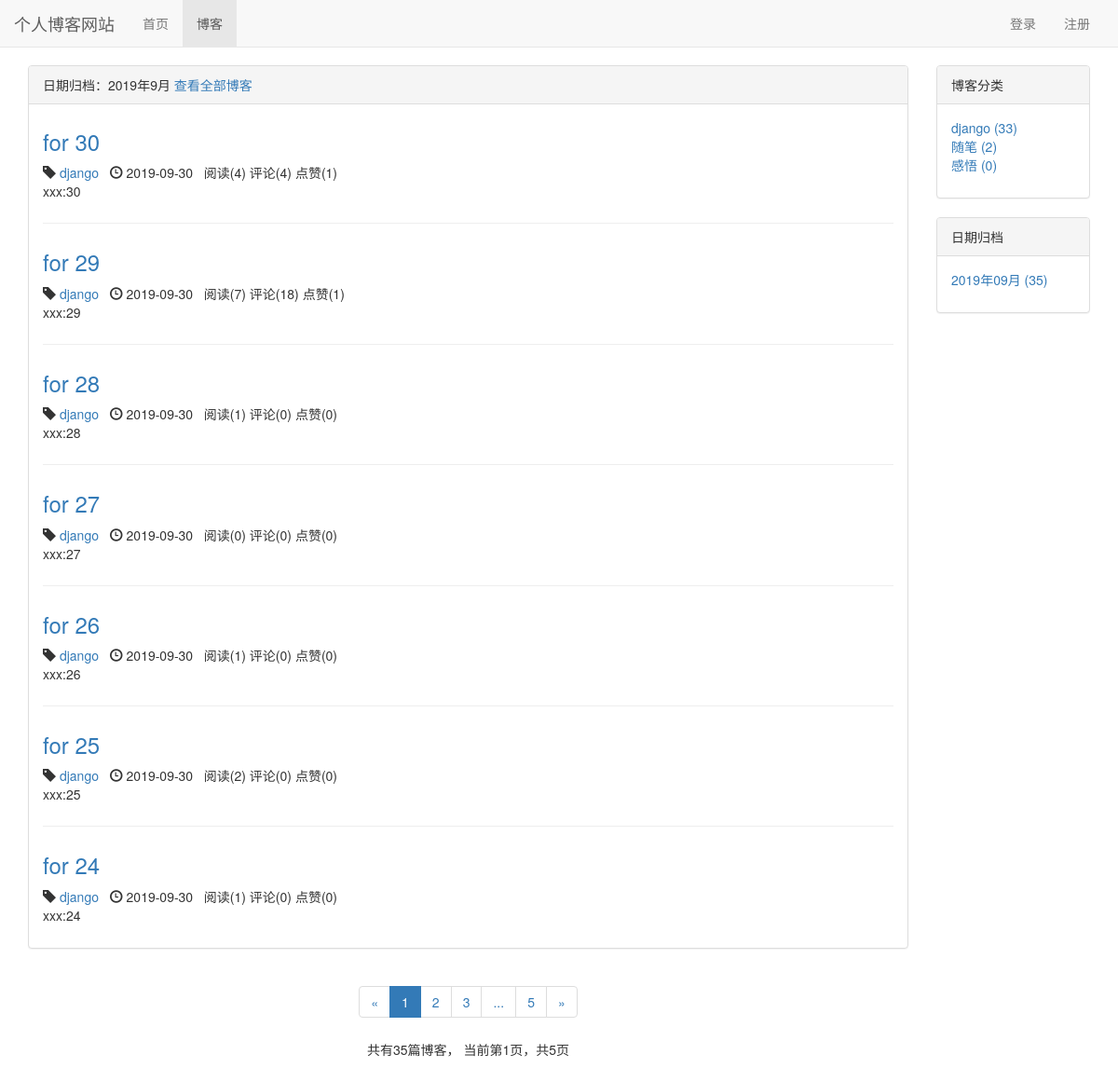
The page /blog/date/2019/9 on the database as committed earlier.
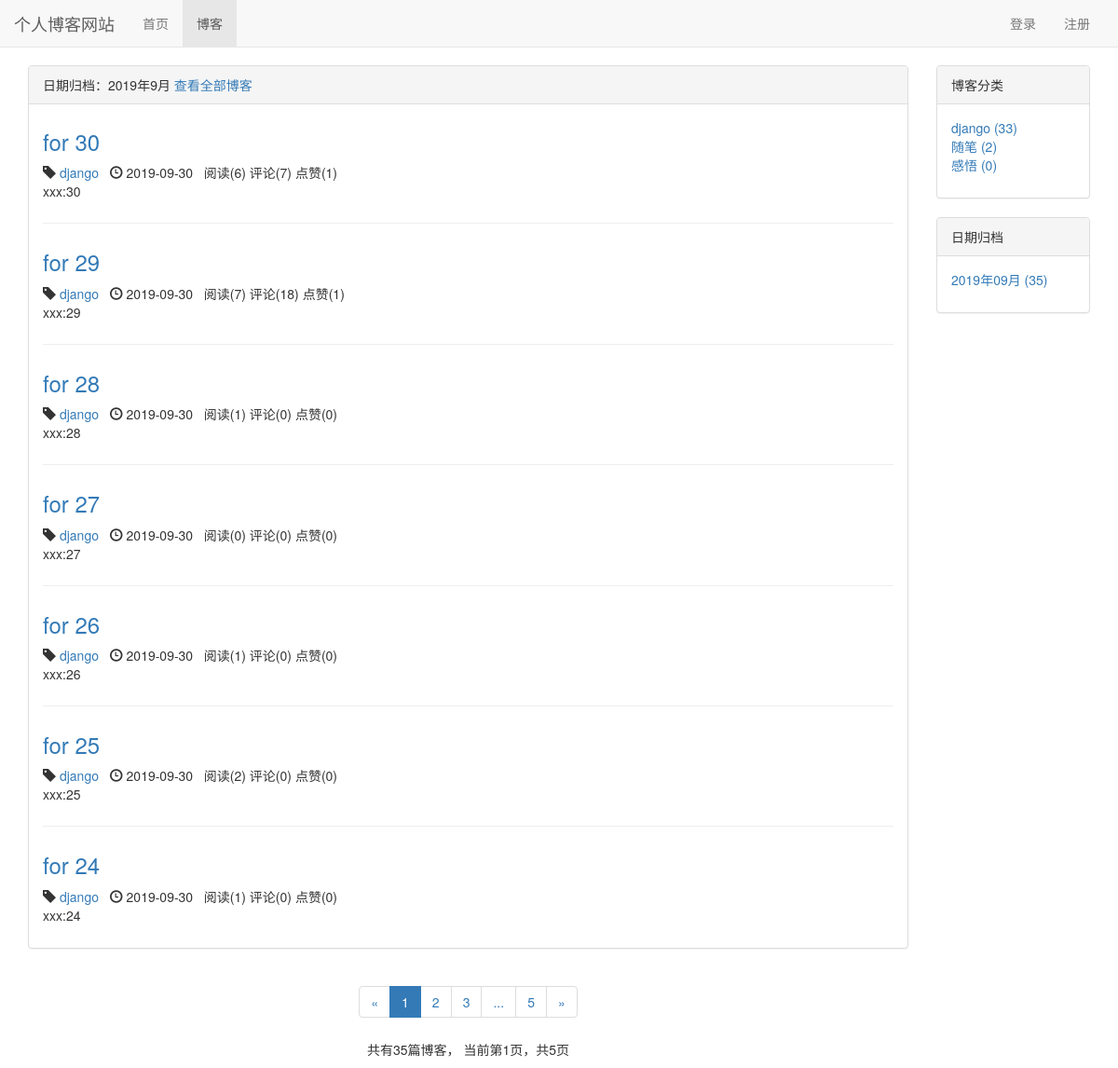
The same page on the database as committed later.
### blog/models.py (models this page shows, shortened)
class Blog(models.Model, ReadNumExpandMethod):
    title = models.CharField(max_length=50)
    blog_type = models.ForeignKey(BlogType, on_delete=models.CASCADE)
    content = RichTextUploadingField()
    author = models.ForeignKey(User, on_delete=models.CASCADE)
    read_details = GenericRelation(ReadDetail)
    created_time = models.DateTimeField(auto_now_add=True)
    last_updated_time = models.DateTimeField(auto_now=True)
    class Meta:
        ordering = ['-created_time']

class BlogType(models.Model):
    type_name = models.CharField(max_length=15)
    def __str__(self):
        return self.type_name

### read_statistic/models.py (models this page shows)
class ReadNum(models.Model):
    read_num = models.IntegerField(default=0)
    content_type = models.ForeignKey(ContentType, on_delete=models.CASCADE)
    object_id = models.PositiveIntegerField()
    content_object = GenericForeignKey('content_type', 'object_id')

### likes/models.py (models this page shows)
class LikeCount(models.Model):
    content_type = models.ForeignKey(ContentType, on_delete=models.CASCADE)
    object_id = models.PositiveIntegerField()
    content_object = GenericForeignKey('content_type', 'object_id')
    liked_num = models.IntegerField(default=0)

### blog/views.py (the view)
# urls.py: path('date/<int:year>/<int:month>', views.blogs_with_date, name="blogs_with_date"),
def blogs_with_date(request, year, month):
    blogs_all_list = Blog.objects.filter(created_time__year=year, created_time__month=month)
    context = get_blog_list_common_data(request, blogs_all_list)
    context['blogs_with_date'] = '%s年%s月' % (year, month)
    return render(request, 'blog/blogs_with_date.html', context)

### comment/templatetags/comment_tags.py (called while the page is built)
@register.simple_tag
def get_comment_count(obj):
    content_type = ContentType.objects.get_for_model(obj)
    return Comment.objects.filter(content_type=content_type, object_id=obj.pk).count()

### likes/templatetags/likes_tags.py (called while the page is built)
@register.simple_tag
def get_like_count(obj):
    content_type = ContentType.objects.get_for_model(obj)
    like_count, created = LikeCount.objects.get_or_create(content_type=content_type, object_id=obj.pk)
    return like_count.liked_num

### read_statistic/models.py (called while the page is built)
    def get_read_num(self):
        try:
            ct = ContentType.objects.get_for_model(self)
            readnum = ReadNum.objects.get(content_type=ct, object_id=self.pk)
            return readnum.read_num
        except exceptions.ObjectDoesNotExist:
            return 0

### user/context_processors.py (called while the page is built)
def login_modal_form(request):
    return {'login_modal_form': LoginForm()}

### blog/templates/blog/blogs_with_date.html (shortened to what this page needs)
{% extends 'blog/blog_list.html' %}
{% block blog_list_title %}
    日期归档：{{ blogs_with_date }}
    <a href="{% url 'blog_list' %}">查看全部博客</a>
{% endblock %}

### blog/templates/blog/blog_list.html (shortened to what the changed rows need)
{% extends 'base.html' %}
{% load staticfiles %}
{% load comment_tags %}
{% load likes_tags %}
{% block header_extends %}
    <link rel="stylesheet" href="{% static 'blog/blog.css' %}">
{% endblock %}
{% block content %}
     <div class="container">
        <div class="row">
            <div class="col-xs-12 col-sm-8 col-md-9 col-lg-10">
                <div class="panel panel-default">
                    <div class="panel-body">
                        {% for blog in blogs %}
                            <div class="blog">
                                <h3><a href="{% url 'blog_detail' blog.pk %}">{{ blog.title }}</a></h3>
                                <p class="blog-info">
                                    <span class="glyphicon glyphicon-tag"></span> <a href="{% url 'blogs_with_type' blog.blog_type.pk %}">{{ blog.blog_type }}</a>&nbsp;&nbsp;
                                    <span class="glyphicon glyphicon-time"></span> {{ blog.created_time|date:"Y-m-d" }}&nbsp;&nbsp;
                                    阅读({{ blog.get_read_num }})
                                    评论({% get_comment_count blog %})
                                    点赞({% get_like_count blog %})
                                </p>
                                <p>{{ blog.content|striptags|truncatechars:120 }}</p>
                            </div>
                        {% empty %}
                            <div class="blog">
                                <h3>暂无博客，敬请期待</h3>
                            </div>
                        {% endfor %}
                    </div>
                </div>
            </div>
        </div>
    </div>
{% endblock %}

Rows that differ between the two databases and show on the page:
changed through a linked row, Blog "for 30": get_read_num "4" → "6"; id "4" → "7"
